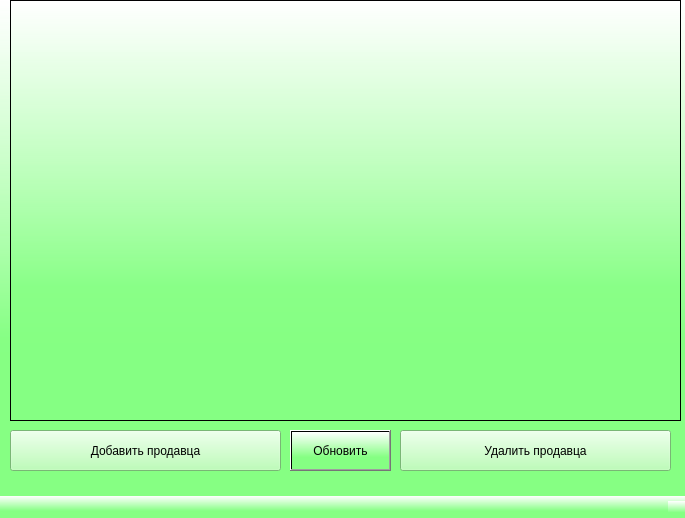
<?xml version="1.0" encoding="UTF-8"?>
<ui version="4.0">
 <class>MainWindow</class>
 <widget class="QMainWindow" name="MainWindow">
  <property name="geometry">
   <rect>
    <x>0</x>
    <y>0</y>
    <width>685</width>
    <height>518</height>
   </rect>
  </property>
  <property name="windowTitle">
   <string>MainWindow</string>
  </property>
  <property name="styleSheet">
   <string notr="true">background-color: qlineargradient(spread:pad, x1:0.489, y1:1, x2:0.489, y2:0, stop:0.318182 rgba(133, 255, 131, 210), stop:1 rgba(255, 255, 255, 255));</string>
  </property>
  <widget class="QWidget" name="centralwidget">
   <widget class="QTableWidget" name="BD">
    <property name="geometry">
     <rect>
      <x>10</x>
      <y>0</y>
      <width>671</width>
      <height>421</height>
     </rect>
    </property>
    <property name="styleSheet">
     <string notr="true">font: 10pt &quot;Verdana&quot;;
</string>
    </property>
   </widget>
   <widget class="QPushButton" name="btn_add">
    <property name="geometry">
     <rect>
      <x>10</x>
      <y>430</y>
      <width>271</width>
      <height>41</height>
     </rect>
    </property>
    <property name="styleSheet">
     <string notr="true">background-color: rgb(170, 255, 164);
font: 10pt &quot;Verdana&quot;;</string>
    </property>
    <property name="text">
     <string>Добавить продавца</string>
    </property>
   </widget>
   <widget class="QPushButton" name="btn_del">
    <property name="geometry">
     <rect>
      <x>400</x>
      <y>430</y>
      <width>271</width>
      <height>41</height>
     </rect>
    </property>
    <property name="styleSheet">
     <string notr="true">background-color: rgb(170, 255, 164);
font: 10pt &quot;Verdana&quot;;</string>
    </property>
    <property name="text">
     <string>Удалить продавца</string>
    </property>
   </widget>
   <widget class="QPushButton" name="btn_r">
    <property name="geometry">
     <rect>
      <x>290</x>
      <y>430</y>
      <width>101</width>
      <height>41</height>
     </rect>
    </property>
    <property name="text">
     <string>Обновить</string>
    </property>
   </widget>
   <zorder>btn_add</zorder>
   <zorder>btn_del</zorder>
   <zorder>BD</zorder>
   <zorder>btn_r</zorder>
  </widget>
  <widget class="QMenuBar" name="menubar">
   <property name="geometry">
    <rect>
     <x>0</x>
     <y>0</y>
     <width>685</width>
     <height>21</height>
    </rect>
   </property>
  </widget>
  <widget class="QStatusBar" name="statusbar"/>
 </widget>
 <resources/>
 <connections/>
</ui>
